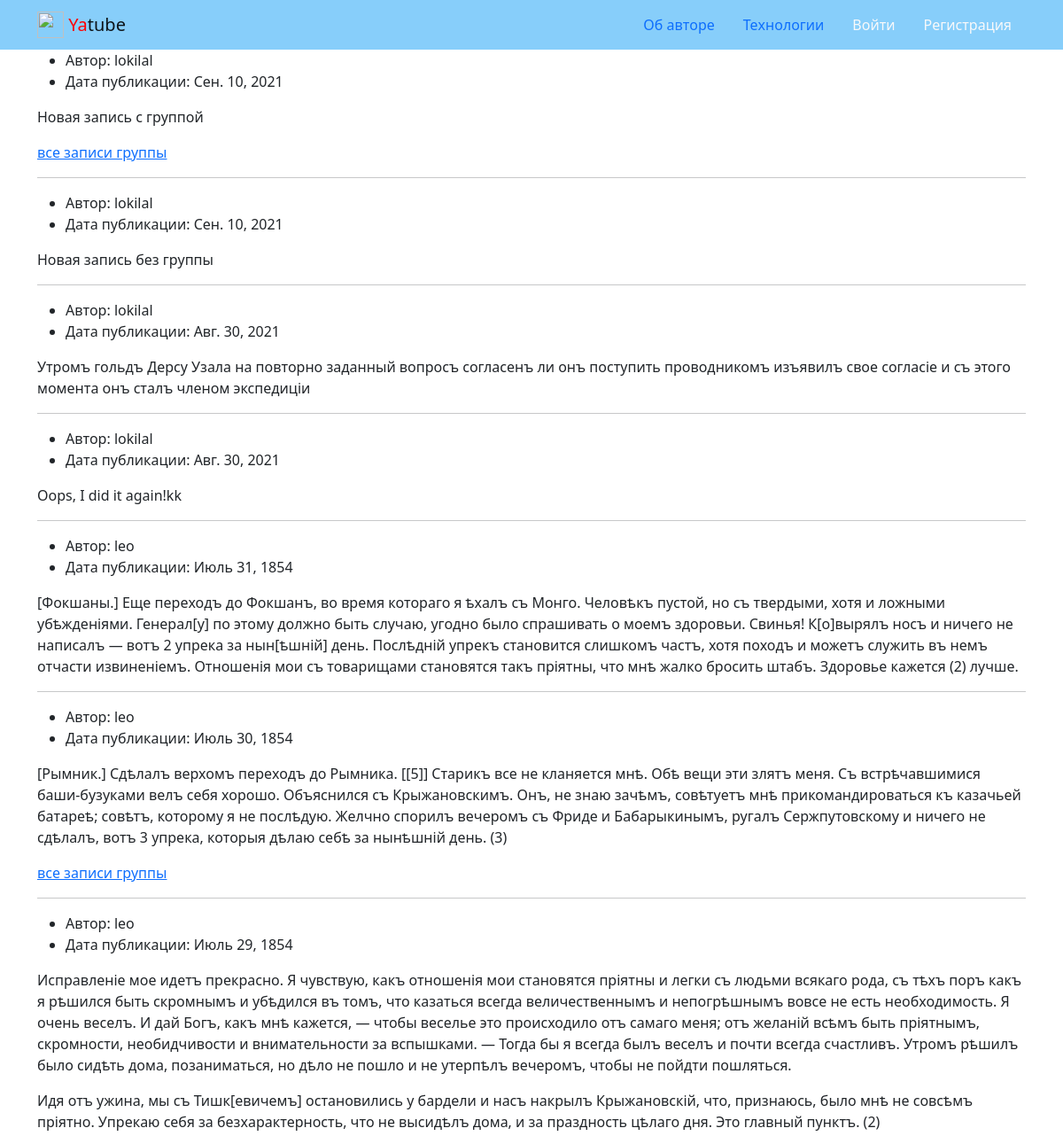
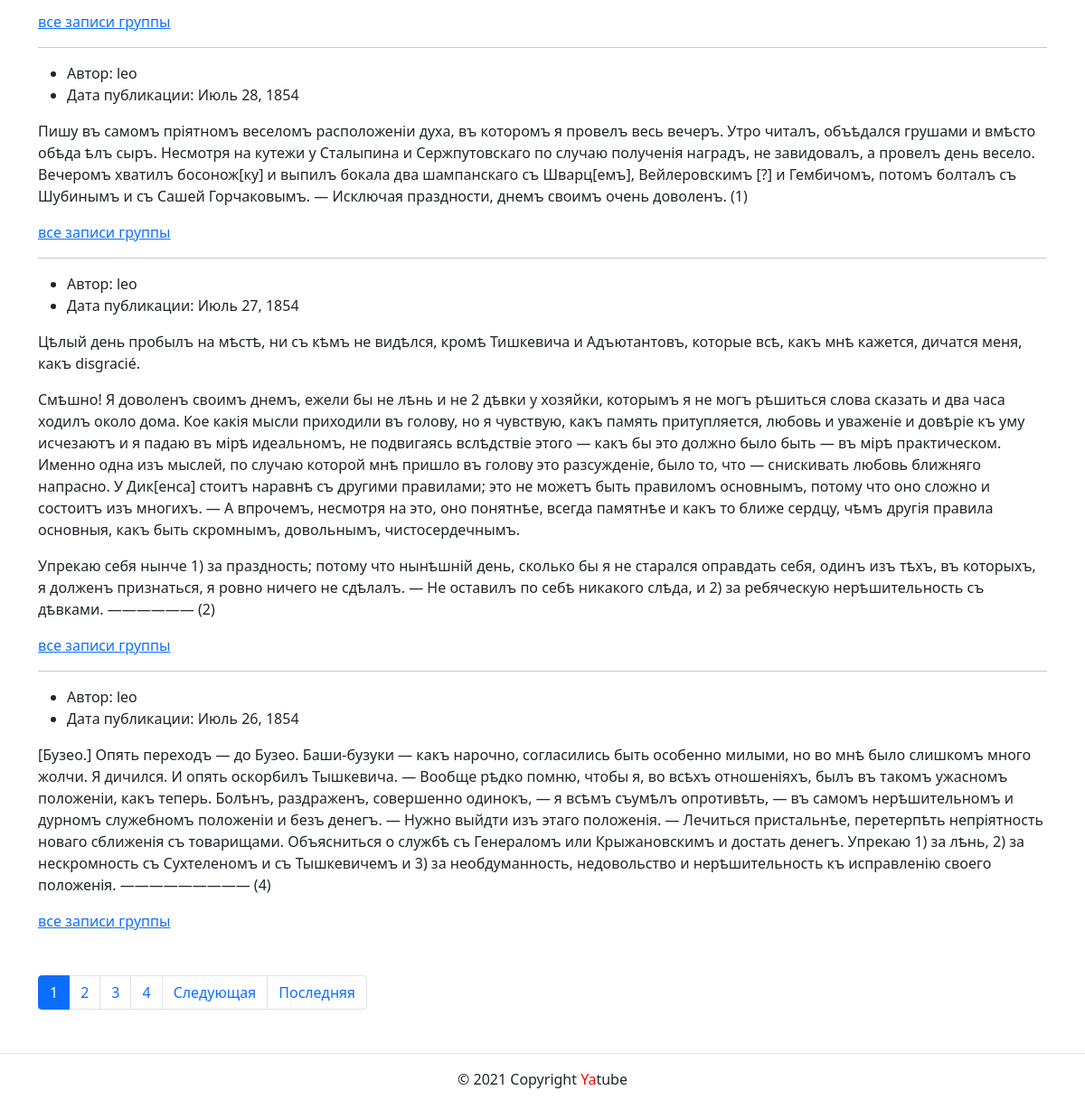
/, run on an earlier commit of the app's database (2 pictures, top to bottom).
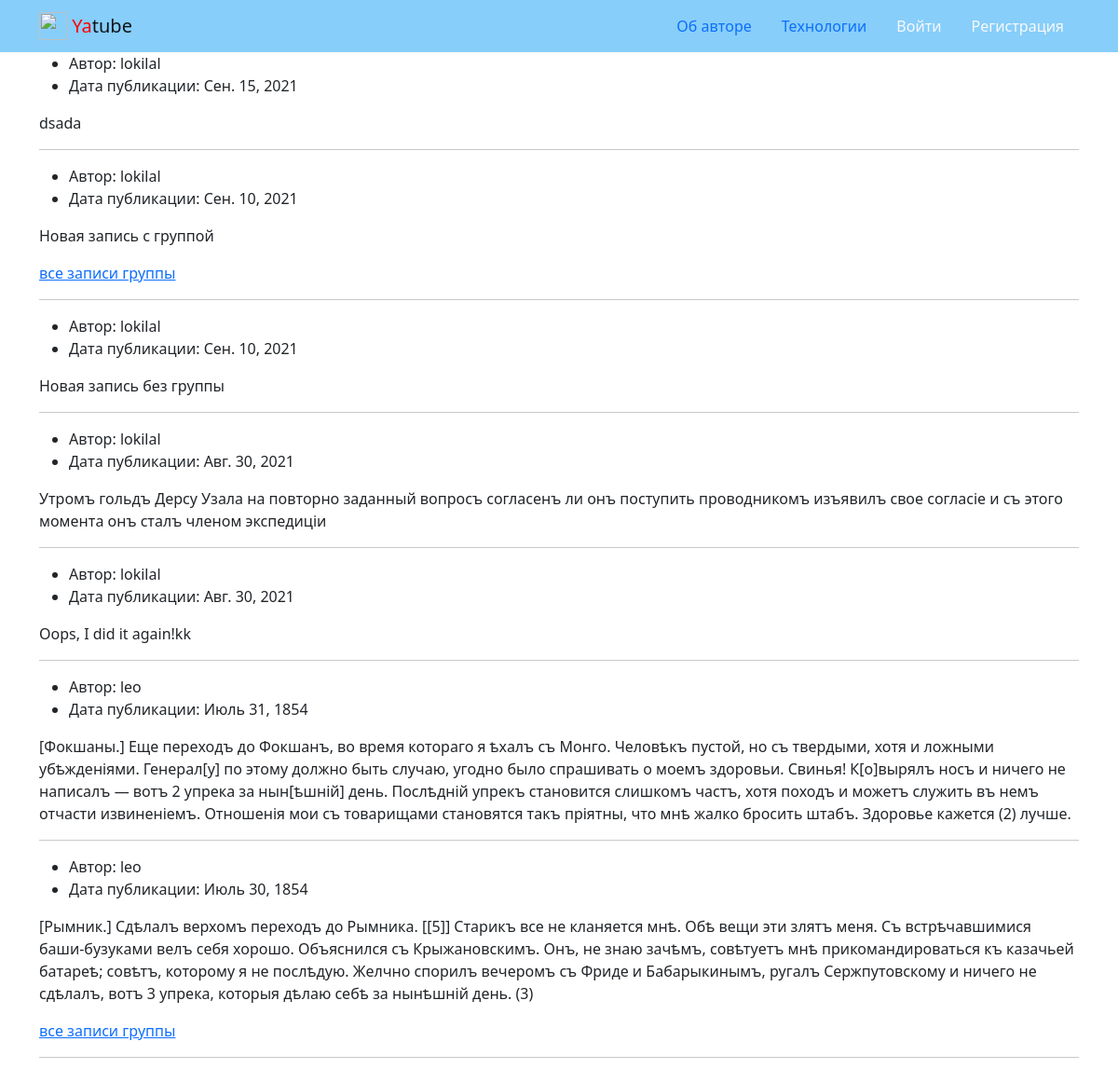
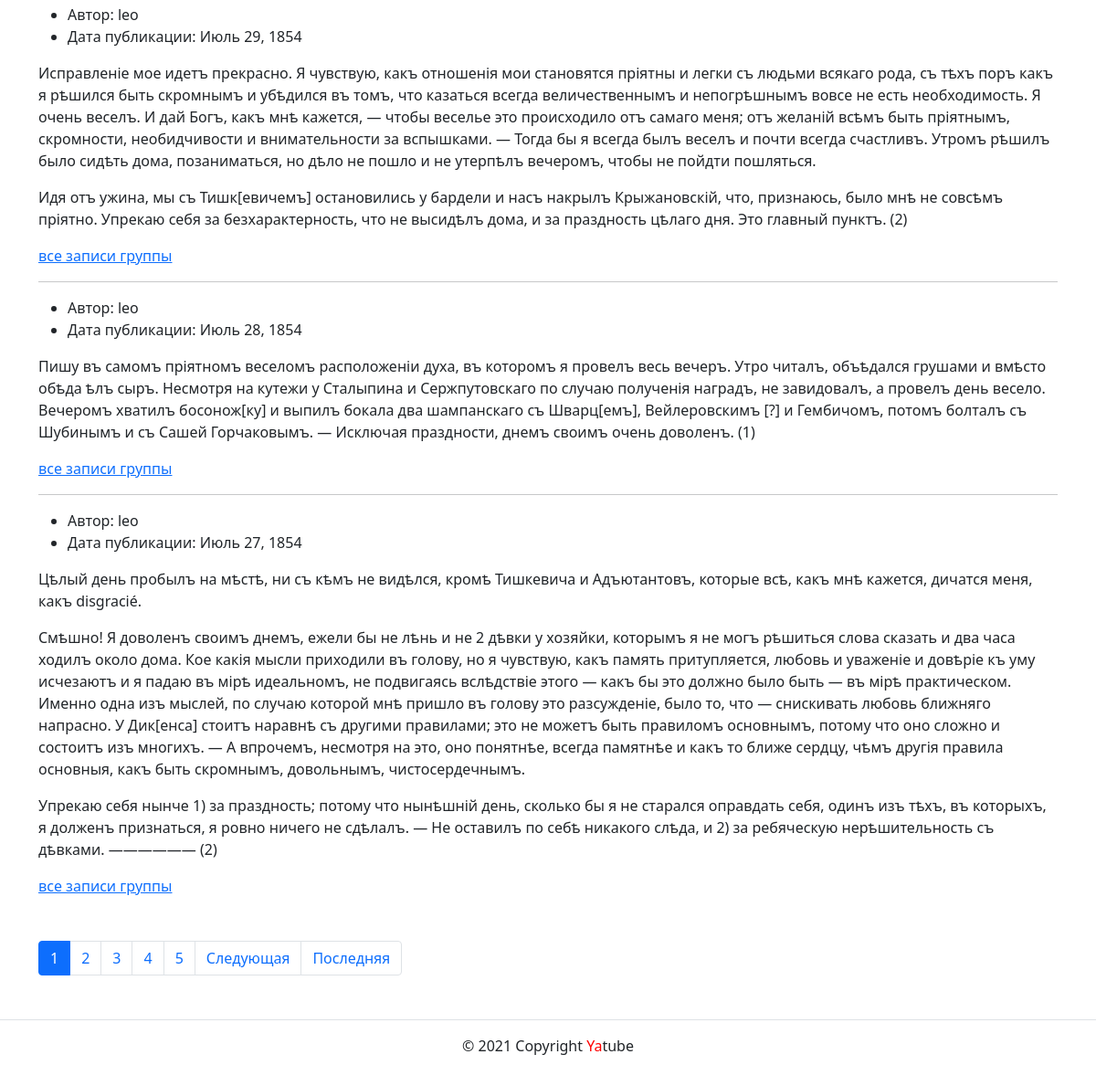
And on a later commit of the database (2 pictures, top to bottom).
### posts/models.py (models this page shows, shortened)
class Post(models.Model):
    text = models.TextField()
    pub_date = models.DateTimeField(auto_now_add=True)
    author = models.ForeignKey(
        User,
        on_delete=models.CASCADE,
        related_name='posts'
    )
    group = models.ForeignKey(
        Group,
        on_delete=models.SET_NULL,
        blank=True, null=True,
        related_name='posts'
    )
    image = models.ImageField(
        'Картинка',
        upload_to='posts/',
        blank=True
    )
    class Meta:
        ordering = ['-pub_date']
        verbose_name = 'Пост'
        verbose_name_plural = 'Посты'

### posts/views.py (the view)
# urls.py: path('', views.index, name='index'),
def index(request):
    post_list = Post.objects.all()
    paginator = Paginator(post_list, 10)
    page_number = request.GET.get('page')
    page_obj = paginator.get_page(page_number)
    context = {
        'page_obj': page_obj
    }
    return render(request, 'posts/index.html', context)

### templates/posts/index.html (shortened to what this page needs)
{% extends 'base.html'%}
{% load thumbnail %}
{% block content %}
  {% for post in page_obj %}
    <article>
    <ul>
        <li>
            Автор: {{ post.author }}
        </li>
        <li>
            Дата публикации: {{ post.pub_date|date }}
        </li>
    </ul>
    <p>
        {{ post.text|linebreaks }}
    </p>
        {% if post.group %}
        <a href="{% url 'posts:group_list' post.group.slug %}">все записи группы</a>
        {% endif %}
    </article>
        {% if not forloop.last %}
          <hr>
        {% endif %}
  {% endfor %}
  {% include 'posts/includes/paginator.html' %}
{% endblock %}

What changed in the data, as far as the page shows it:
no longer on this page (row unchanged): Post: author "leo", pub_date "Июль 26, 1854", text "[Бузео.] Опять переходъ — до Бузео. Баши-бузуки — какъ нарочно, согласились быть особенно милыми, но во мнѣ было слишкомъ много жолчи. Я дичился. И опять оскорбилъ Тышкевича. — Вообще рѣдко помню, чтобы я, во всѣхъ отношеніяхъ, былъ въ такомъ ужасномъ положеніи, какъ теперь. Болѣнъ, раздраженъ, совершенно одинокъ, — я всѣмъ съумѣлъ опротивѣть, — въ самомъ нерѣшительномъ и дурномъ служебномъ положеніи и безъ денегъ. — Нужно выйдти изъ этаго положенія. — Лечиться пристальнѣе, перетерпѣть непріятность новаго сближенія съ товарищами. Объясниться о службѣ съ Генераломъ или Крыжановскимъ и достать денегъ. Упрекаю 1) за лѣнь, 2) за нескромность съ Сухтеленомъ и съ Тышкевичемъ и 3) за…", shows "все записи группы"
added Post: author "lokilal", pub_date "Сен. 15, 2021", text "dsada"
Also different on the page:
new list line: "5"
